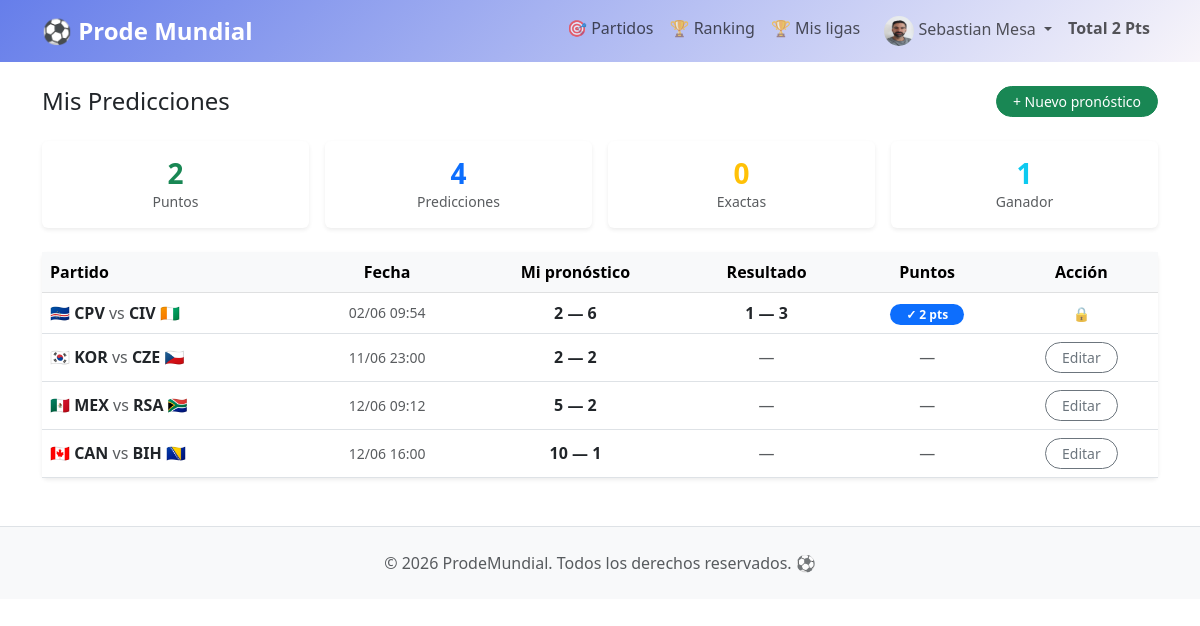
The page /predictions/ (signed in) on the database as committed earlier.
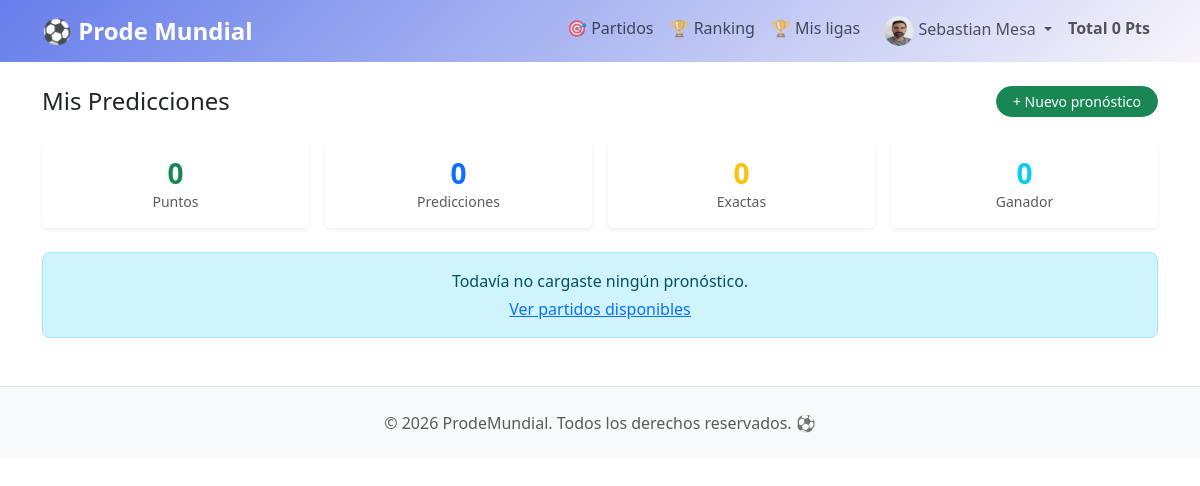
The same page on the database as committed later.
### apps/accounts/models.py (models this page shows, shortened)
class UserProfile(models.Model):
    user = models.OneToOneField(User, on_delete=models.CASCADE, related_name='profile')
    avatar = models.ImageField(upload_to='avatars/', null=True, blank=True)
    created_at = models.DateTimeField(auto_now_add=True)
    class Meta:
        verbose_name = 'Perfil'
        verbose_name_plural = 'Perfiles'

### apps/predictions/models.py (models this page shows, shortened)
class Prediction(models.Model):
    user       = models.ForeignKey(User,  on_delete=models.CASCADE, related_name='predictions', verbose_name='Usuario')
    match      = models.ForeignKey(Match, on_delete=models.CASCADE, related_name='predictions', verbose_name='Partido')
    home_goals = models.PositiveSmallIntegerField(verbose_name='Goles local')
    away_goals = models.PositiveSmallIntegerField(verbose_name='Goles visitante')
    points     = models.PositiveSmallIntegerField(default=0, verbose_name='Puntos')
    is_exact   = models.BooleanField(default=False, verbose_name='Resultado exacto')
    is_winner  = models.BooleanField(default=False, verbose_name='Ganador acertado')
    created_at = models.DateTimeField(auto_now_add=True)
    updated_at = models.DateTimeField(auto_now=True)
    class Meta:
        verbose_name = 'Pronóstico'
        verbose_name_plural = 'Pronósticos'
        unique_together = ('user', 'match')

### apps/matches/models.py (models this page shows, shortened)
class Match(models.Model):
    class Status(models.TextChoices):
        PENDING     = 'PENDING',     'Pendiente'
        IN_PROGRESS = 'IN_PROGRESS', 'En juego'
        FINISHED    = 'FINISHED',    'Finalizado'
    home_team    = models.ForeignKey(Team, on_delete=models.PROTECT, related_name='home_matches', verbose_name='Local')
    away_team    = models.ForeignKey(Team, on_delete=models.PROTECT, related_name='away_matches', verbose_name='Visitante')
    kickoff_time = models.DateTimeField(verbose_name='Fecha y hora')
    home_score   = models.PositiveSmallIntegerField(null=True, blank=True, verbose_name='Goles local')
    away_score   = models.PositiveSmallIntegerField(null=True, blank=True, verbose_name='Goles visitante')
    status       = models.CharField(max_length=15, choices=Status.choices, default=Status.PENDING, verbose_name='Estado')
    class Meta:
        verbose_name = 'Partido'
        verbose_name_plural = 'Partidos'
        ordering = ['kickoff_time']
    @property
    def is_locked(self):
        from django.conf import settings
        lock_minutes = getattr(settings, 'PREDICTION_LOCK_MINUTES', 10)
        delta = self.kickoff_time - timezone.now()
        return delta.total_seconds() < lock_minutes * 60

class Team(models.Model):
    name = models.CharField(max_length=100, verbose_name='Nombre')
    code = models.CharField(max_length=3, unique=True, verbose_name='Código')
    flag = models.CharField(max_length=10, blank=True, verbose_name='Emoji bandera')
    class Meta:
        verbose_name = 'Equipo'
        verbose_name_plural = 'Equipos'
        ordering = ['name']

### apps/predictions/views.py (the view)
# urls.py: path('', UserPredictionsListView.as_view(), name='my_predictions'),
class UserPredictionsListView(LoginRequiredMixin, ListView):
    model = Prediction
    template_name = 'predictions/user_predictions_list.html'
    context_object_name = 'predictions'
    paginate_by = 20
    def get_queryset(self):
        return Prediction.objects.filter(
            user=self.request.user
        ).select_related('match', 'match__home_team', 'match__away_team').order_by('match__kickoff_time')
    def get_context_data(self, **kwargs):
        context = super().get_context_data(**kwargs)
        predictions = self.get_queryset()
        context['stats'] = {
            'total': predictions.count(),
            'total_points': predictions.aggregate(Sum('points'))['points__sum'] or 0,
            'exact_count': predictions.filter(is_exact=True).count(),
            'winner_count': predictions.filter(is_winner=True, is_exact=False).count(),
        }
        return context

### apps/accounts/context_processors.py (called while the page is built)
def user_points(request):
    if request.user.is_authenticated:
        from apps.predictions.models import Prediction
        total = Prediction.objects.filter(
            user=request.user
        ).aggregate(total=Sum('points'))['total'] or 0
        return {'user_total_points': total}
    return {'user_total_points': 0}

### templates/predictions/user_predictions_list.html (shortened to what this page needs)
{% extends 'base.html' %}
{% block content %}
<div class="container my-4">
    <div class="d-flex justify-content-between align-items-center mb-4">
        <h1 class="h4 mb-0">Mis Predicciones</h1>
        <a href="{% url 'matches:list' %}" class="btn btn-success btn-sm rounded-pill px-3">
            + Nuevo pronóstico
        </a>
    </div>
    <div class="row g-3 mb-4">
        <div class="col-6 col-md-3">
            <div class="card border-0 shadow-sm text-center py-3">
                <div class="h3 fw-bold text-success mb-0">{{ stats.total_points }}</div>
                <div class="small text-muted">Puntos</div>
            </div>
        </div>
        <div class="col-6 col-md-3">
            <div class="card border-0 shadow-sm text-center py-3">
                <div class="h3 fw-bold text-primary mb-0">{{ stats.total }}</div>
                <div class="small text-muted">Predicciones</div>
            </div>
        </div>
        <div class="col-6 col-md-3">
            <div class="card border-0 shadow-sm text-center py-3">
                <div class="h3 fw-bold text-warning mb-0">{{ stats.exact_count }}</div>
                <div class="small text-muted">Exactas</div>
            </div>
        </div>
        <div class="col-6 col-md-3">
            <div class="card border-0 shadow-sm text-center py-3">
                <div class="h3 fw-bold text-info mb-0">{{ stats.winner_count }}</div>
                <div class="small text-muted">Ganador</div>
            </div>
        </div>
    </div>
    {% if predictions %}
    <div class="card border-0 shadow-sm">
        <div class="table-responsive">
            <table class="table table-hover align-middle mb-0">
                <thead class="table-light">
                    <tr>
                        <th>Partido</th>
                        <th class="text-center">Fecha</th>
                        <th class="text-center">Mi pronóstico</th>
                        <th class="text-center">Resultado</th>
                        <th class="text-center">Puntos</th>
                        <th class="text-center">Acción</th>
                    </tr>
                </thead>
                <tbody>
                    {% for prediction in predictions %}
                    <tr>
                        <td>
                            <span class="fw-semibold">
                                {{ prediction.match.home_team.flag }}
                                {{ prediction.match.home_team.code }}
                                <span class="text-muted fw-normal">vs</span>
                                {{ prediction.match.away_team.code }}
                                {{ prediction.match.away_team.flag }}
                            </span>
                        </td>
                        <td class="text-center small text-muted">
                            {{ prediction.match.kickoff_time|date:"d/m H:i" }}
                        </td>
                        <td class="text-center">
                            <span class="fw-bold">
                                {{ prediction.home_goals }} — {{ prediction.away_goals }}
                            </span>
                        </td>
                        <td class="text-center">
                            {% if prediction.match.status == 'FINISHED' %}
                            <span class="fw-bold">
                                {{ prediction.match.home_score }} — {{ prediction.match.away_score }}
                            </span>
                            {% elif prediction.match.status == 'IN_PROGRESS' %}
                            <span class="badge bg-warning text-dark">En juego</span>
                            {% else %}
                            <span class="text-muted">—</span>
                            {% endif %}
                        </td>
                        <td class="text-center">
                            {% if prediction.match.status == 'FINISHED' %}
                            {% if prediction.is_exact %}
                            <span class="badge bg-success rounded-pill px-3">⭐ {{ prediction.points }} pts</span>
                            {% elif prediction.is_winner %}
                            <span class="badge bg-primary rounded-pill px-3">✓ {{ prediction.points }} pts</span>
                            {% else %}
                            <span class="badge bg-secondary rounded-pill px-3">0 pts</span>
                            {% endif %}
                            {% else %}
                            <span class="text-muted">—</span>
                            {% endif %}
                        </td>
                        <td class="text-center">
                            {% if not prediction.match.is_locked %}
                            <a href="{% url 'predictions:edit' prediction.pk %}"
                                class="btn btn-sm btn-outline-secondary rounded-pill px-3">
                                Editar
                            </a>
                            {% else %}
                            <span class="text-muted small">🔒</span>
                            {% endif %}
                        </td>
                    </tr>
                    {% endfor %}
                </tbody>
            </table>
        </div>
    </div>
    {% else %}
    <div class="alert alert-info text-center">
        <p class="mb-1">Todavía no cargaste ningún pronóstico.</p>
        <a href="{% url 'matches:list' %}">Ver partidos disponibles</a>
    </div>
    {% endif %}
</div>
{% endblock %}

### templates/base.html (shortened to what this page needs)
<!DOCTYPE html>
<html lang="es">
<head>
    {% load static %}
    <link href="https://cdn.jsdelivr.net/npm/bootstrap@5.3.0/dist/css/bootstrap.min.css" rel="stylesheet">
    <link rel="stylesheet" href="{% static 'css/prode.css' %}">
</head>
<body>
    <nav class="navbar navbar-expand-lg navbar-ligth navbars" >
        <div class="container">
            <a class="navbar-brand text-white" href="{% url 'home' %}">
                ⚽ Prode Mundial
            </a>
            <div class="collapse navbar-collapse" id="navbarNav">
                <ul class="navbar-nav ms-auto">
                    <li class="nav-item">
                        <a class="nav-link" href="{% url 'matches:list' %}">🎯 Partidos</a>
                    </li>
                    {% if user.is_authenticated %}
                        <li class="nav-item">
                            <a class="nav-link" href="{% url 'predictions:ranking' %}">🏆 Ranking</a>
                        </li>
                        <li class="nav-item">
                            <a class="nav-link" href="{% url 'leagues:my_leagues' %}">🏆 Mis ligas</a>
                        </li>
                        <li class="nav-item dropdown">
                            <a class="nav-link dropdown-toggle" href="#" id="userDropdown" role="button" data-bs-toggle="dropdown">
                                {% if user.profile.avatar %}
                                    <img src="{{ user.profile.avatar.url }}"
                                        alt="{{ user.username }}"
                                        class="rounded-circle ms-2"
                                        style="width: 30px; height: 30px;">
                                {% else %}
                                    👤
                                {% endif %}
                                {{ user.get_full_name|default:user.username }}
                            </a>
                        </li>
                        <li class="nav-link"><strong>Total {{ user_total_points|default:0 }} Pts</strong></li>
                    {% endif %}
                </ul>
            </div>
        </div>
    </nav>
    <main>
        {% block content %}{% endblock %}
    </main>
    <footer class="py-4 mt-5">
        <div class="container text-center text-muted">
            <p class="mb-0">© 2026 ProdeMundial. Todos los derechos reservados. ⚽</p>
        </div>
    </footer>
</body>
</html>

### static/css/prode.css (style rules this page uses)
:root { --primary-color: #667eea; --secondary-color: #f8f5fa; --black-color: #000000; }
body { font-family: 'Segoe UI', Tahoma, Geneva, Verdana, sans-serif; }
.navbar { background: linear-gradient(135deg, var(--primary-color) 0%, var(--secondary-color) 100%) !important; }
.navbar-brand { font-weight: bold; font-size: 1.5rem; }
.card { border: none; box-shadow: 0 4px 6px rgba(0, 0, 0, 0.1); transition: transform 0.3s, box-shadow 0.3s; }
footer { background-color: #f8f9fa; border-top: 1px solid #dee2e6; margin-top: 5rem; }
.alert { border-radius: 8px; }

Rows that differ between the two databases and show on the page:
removed Prediction: match.home_team.flag "🇨🇻", match.home_team.code "CPV", match.away_team.code "CIV", match.away_team.flag "🇨🇮", match.kickoff_time "02/06 09:54", home_goals "2", away_goals "6", match.home_score "1", match.away_score "3", points "2"
removed Prediction: match.home_team.flag "🇰🇷", match.home_team.code "KOR", match.away_team.code "CZE", match.away_team.flag "🇨🇿", match.kickoff_time "11/06 23:00", home_goals "2", away_goals "2", shows "Editar"
removed Prediction: match.home_team.flag "🇲🇽", match.home_team.code "MEX", match.away_team.code "RSA", match.away_team.flag "🇿🇦", match.kickoff_time "12/06 09:12", home_goals "5", away_goals "2", shows "Editar"
removed Prediction: match.home_team.flag "🇨🇦", match.home_team.code "CAN", match.away_team.code "BIH", match.away_team.flag "🇧🇦", match.kickoff_time "12/06 16:00", home_goals "10", away_goals "1", shows "Editar"
Other text that changed with them:
{{ user_total_points|default:0 }}: "2" → "0"
{{ stats.total_points }}: "2" → "0"
{{ stats.total }}: "4" → "0"
{{ stats.winner_count }}: "1" → "0"
text no longer shown: "Partido Fecha Mi pronóstico Resultado Puntos Acción"
text now shown: "Todavía no cargaste ningún pronóstico. Ver partidos disponibles"
